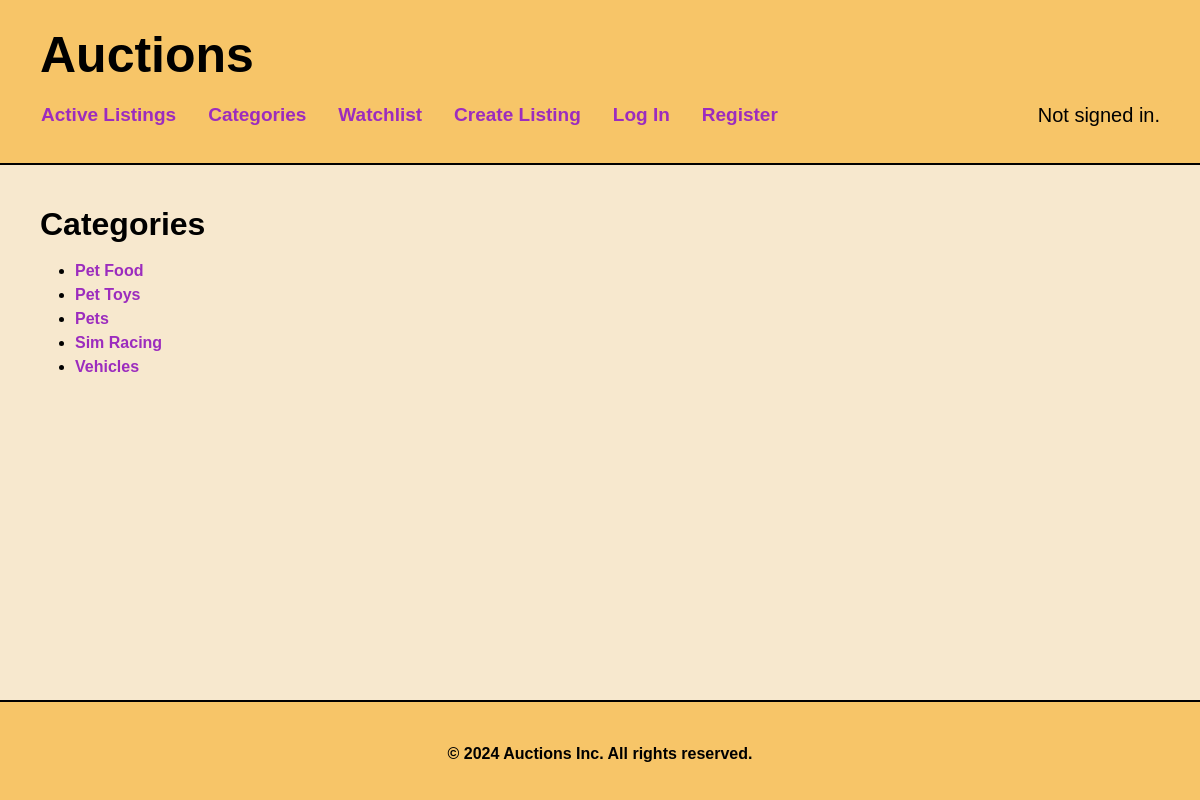
The page /categories on the database its author committed.
### auctions/models.py (models this page shows, shortened)
class Category(models.Model):
    name = models.CharField(max_length=64, unique=True) # Name of the category, must be unique
    slug = models.SlugField(unique=True, max_length=200, blank=True, null=True) # URL-friendly version of the name

### auctions/views.py (the view)
# urls.py: path("categories", views.categories, name="categories"),
def categories(request):
    categories = Category.objects.all().order_by('name')
    return render(request, "auctions/categories.html", {
        "categories": categories
    })

### auctions/templates/auctions/categories.html
{% extends "auctions/layout.html" %}
{% block body %}
    <h2><b>Categories</b></h2>
    <div class="categories-container">
        <ul>
            {% for category in categories %}
                <li><a href="{% url 'category_listings' category.slug %}">{{ category.name }}</a></li>
            {% empty %}
                <li>No categories available.</li>
            {% endfor %}
        </ul>
    </div>
{% endblock %}

### auctions/static/auctions/styles.css (style rules this page uses)
html, body { background-color: #f7e8ce; color: #000; font-family: Arial, sans-serif; height: 100%; margin: 0; padding: 0; display: flex; flex-direction: column; }
.categories-container ul { margin-top: 16px; margin-bottom: 20px; margin-left: 10px; padding-left: 25px; list-style-type: disc; }
.categories-container ul li a { color: #9c2cbe; text-decoration: none; font-weight: bold; transition: color 0.3s ease, text-decoration 0.3s ease; }

### rows shown on the page
Category: name "Pet Food"
Category: name "Pet Toys"
Category: name "Pets"
Category: name "Sim Racing"
Category: name "Vehicles"
